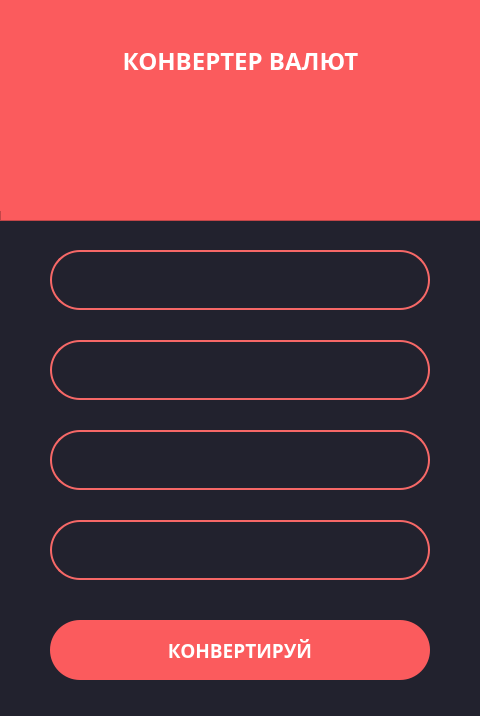
<?xml version="1.0" encoding="UTF-8"?>
<ui version="4.0">
 <class>MainWindow</class>
 <widget class="QMainWindow" name="MainWindow">
  <property name="geometry">
   <rect>
    <x>0</x>
    <y>0</y>
    <width>480</width>
    <height>716</height>
   </rect>
  </property>
  <property name="windowTitle">
   <string>MainWindow</string>
  </property>
  <widget class="QWidget" name="centralwidget">
   <property name="styleSheet">
    <string notr="true">background-color: #22222e;</string>
   </property>
   <widget class="QFrame" name="frame">
    <property name="geometry">
     <rect>
      <x>0</x>
      <y>0</y>
      <width>481</width>
      <height>221</height>
     </rect>
    </property>
    <property name="styleSheet">
     <string notr="true">background-color: #fb5b5d;</string>
    </property>
    <property name="frameShape">
     <enum>QFrame::StyledPanel</enum>
    </property>
    <property name="frameShadow">
     <enum>QFrame::Raised</enum>
    </property>
    <widget class="QLabel" name="label">
     <property name="geometry">
      <rect>
       <x>0</x>
       <y>0</y>
       <width>481</width>
       <height>121</height>
      </rect>
     </property>
     <property name="sizePolicy">
      <sizepolicy hsizetype="Preferred" vsizetype="Preferred">
       <horstretch>0</horstretch>
       <verstretch>0</verstretch>
      </sizepolicy>
     </property>
     <property name="font">
      <font>
       <family>Bodoni MT</family>
       <pointsize>18</pointsize>
       <bold>true</bold>
      </font>
     </property>
     <property name="styleSheet">
      <string notr="true">color: white;</string>
     </property>
     <property name="text">
      <string>КОНВЕРТЕР ВАЛЮТ</string>
     </property>
     <property name="alignment">
      <set>Qt::AlignCenter</set>
     </property>
    </widget>
    <widget class="QLabel" name="label_2">
     <property name="geometry">
      <rect>
       <x>0</x>
       <y>90</y>
       <width>491</width>
       <height>121</height>
      </rect>
     </property>
     <property name="text">
      <string/>
     </property>
     <property name="pixmap">
      <pixmap>icon.png</pixmap>
     </property>
     <property name="alignment">
      <set>Qt::AlignCenter</set>
     </property>
    </widget>
   </widget>
   <widget class="QLineEdit" name="input_currency">
    <property name="geometry">
     <rect>
      <x>50</x>
      <y>250</y>
      <width>380</width>
      <height>60</height>
     </rect>
    </property>
    <property name="font">
     <font>
      <family>Bodoni MT</family>
      <pointsize>14</pointsize>
      <bold>true</bold>
     </font>
    </property>
    <property name="styleSheet">
     <string notr="true">background-color: #22222e;
border: 2px solid #f66867;
border-radius: 30px;
color: white;</string>
    </property>
    <property name="text">
     <string/>
    </property>
    <property name="alignment">
     <set>Qt::AlignCenter</set>
    </property>
   </widget>
   <widget class="QLineEdit" name="input_amount">
    <property name="geometry">
     <rect>
      <x>50</x>
      <y>340</y>
      <width>380</width>
      <height>60</height>
     </rect>
    </property>
    <property name="font">
     <font>
      <family>Bodoni MT</family>
      <pointsize>14</pointsize>
      <bold>true</bold>
     </font>
    </property>
    <property name="styleSheet">
     <string notr="true">background-color: #22222e;
border: 2px solid #f66867;
border-radius: 30px;
color: white;</string>
    </property>
    <property name="text">
     <string/>
    </property>
    <property name="alignment">
     <set>Qt::AlignCenter</set>
    </property>
   </widget>
   <widget class="QLineEdit" name="outpur_currency">
    <property name="geometry">
     <rect>
      <x>50</x>
      <y>430</y>
      <width>380</width>
      <height>60</height>
     </rect>
    </property>
    <property name="font">
     <font>
      <family>Bodoni MT</family>
      <pointsize>14</pointsize>
      <bold>true</bold>
     </font>
    </property>
    <property name="styleSheet">
     <string notr="true">background-color: #22222e;
border: 2px solid #f66867;
border-radius: 30px;
color: white;</string>
    </property>
    <property name="text">
     <string/>
    </property>
    <property name="alignment">
     <set>Qt::AlignCenter</set>
    </property>
   </widget>
   <widget class="QLineEdit" name="output_amount">
    <property name="geometry">
     <rect>
      <x>50</x>
      <y>520</y>
      <width>380</width>
      <height>60</height>
     </rect>
    </property>
    <property name="font">
     <font>
      <family>Bodoni MT</family>
      <pointsize>14</pointsize>
      <bold>true</bold>
     </font>
    </property>
    <property name="styleSheet">
     <string notr="true">background-color: #22222e;
border: 2px solid #f66867;
border-radius: 30px;
color: white;</string>
    </property>
    <property name="text">
     <string/>
    </property>
    <property name="alignment">
     <set>Qt::AlignCenter</set>
    </property>
   </widget>
   <widget class="QPushButton" name="pushButton">
    <property name="geometry">
     <rect>
      <x>50</x>
      <y>620</y>
      <width>380</width>
      <height>60</height>
     </rect>
    </property>
    <property name="font">
     <font>
      <family>Bodoni MT</family>
      <pointsize>14</pointsize>
      <bold>true</bold>
     </font>
    </property>
    <property name="styleSheet">
     <string notr="true">QPushButton{
	color: white;
	background-color: #fb5b5d;
	border-radius: 30px;
}

QPushButton:pressed{
	background-color: #fa4244;
}</string>
    </property>
    <property name="text">
     <string>КОНВЕРТИРУЙ</string>
    </property>
    <property name="iconSize">
     <size>
      <width>16</width>
      <height>16</height>
     </size>
    </property>
   </widget>
  </widget>
 </widget>
 <resources/>
 <connections/>
</ui>
